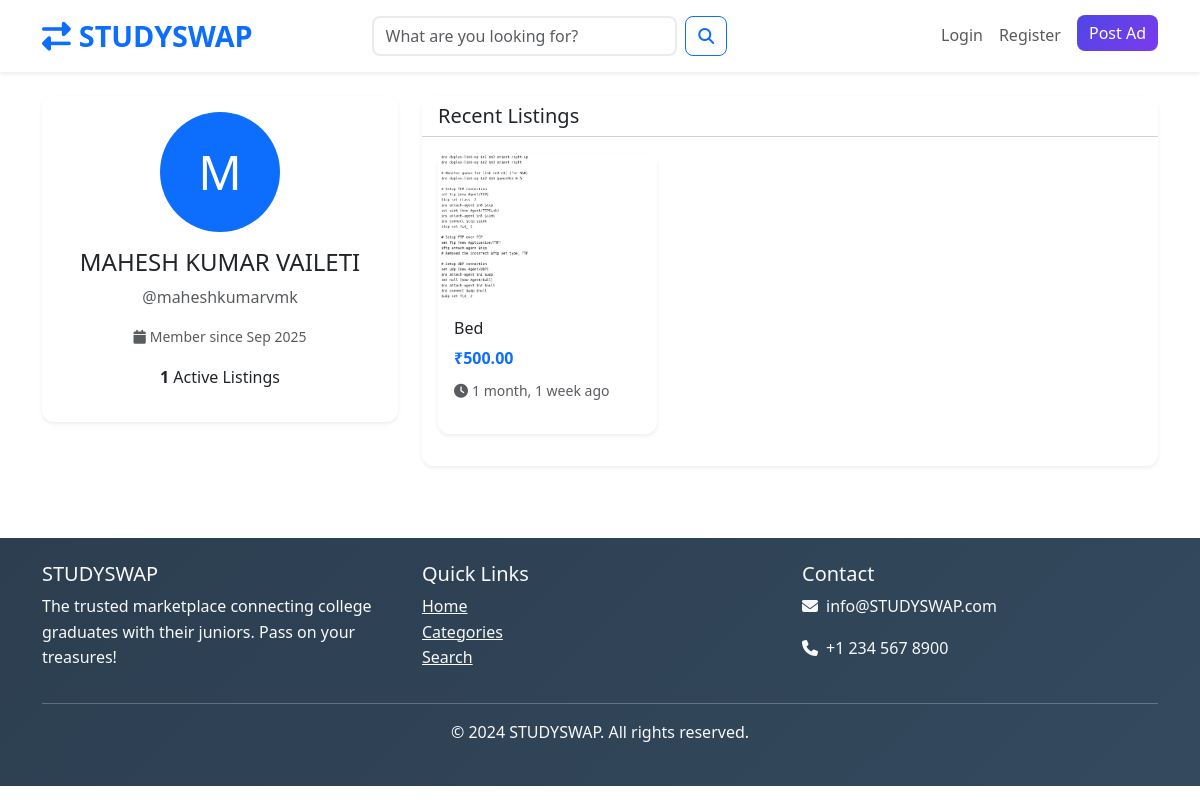
The app's page /accounts/profile/maheshkumarvmk/ with its own data.
### accounts/models.py (models this page shows, shortened)
class UserProfile(models.Model):
    GRADUATION_STATUS_CHOICES = [
        ('current', 'Current Student'),
        ('recent', 'Recent Graduate (0-2 years)'),
        ('alumni', 'Alumni (2+ years)'),
    ]
    user = models.OneToOneField(User, on_delete=models.CASCADE, related_name='profile')
    phone = models.CharField(max_length=15, blank=True)
    address = models.TextField(blank=True)
    city = models.CharField(max_length=100, blank=True)
    state = models.CharField(max_length=100, blank=True)
    country = models.CharField(max_length=100, blank=True)
    postal_code = models.CharField(max_length=10, blank=True)
    profile_image = models.ImageField(upload_to='profiles/', blank=True, null=True)
    date_of_birth = models.DateField(blank=True, null=True)
    is_verified = models.BooleanField(default=False)
    college_name = models.CharField(max_length=200, blank=True, help_text="Name of your college/university")
    graduation_year = models.PositiveIntegerField(blank=True, null=True, help_text="Year of graduation")
    course = models.CharField(max_length=100, blank=True, help_text="Your course/degree (e.g., B.Tech CSE, MBA, etc.)")
    graduation_status = models.CharField(max_length=20, choices=GRADUATION_STATUS_CHOICES, default='current')
    created_at = models.DateTimeField(auto_now_add=True)
    updated_at = models.DateTimeField(auto_now=True)
    @property
    def full_name(self):
        return f"{self.user.first_name} {self.user.last_name}".strip() or self.user.username

### products/models.py (models this page shows, shortened)
class Product(models.Model):
    CONDITION_CHOICES = [
        ('new', 'New'),
        ('like_new', 'Like New'),
        ('good', 'Good'),
        ('fair', 'Fair'),
        ('poor', 'Poor'),
    ]
    STATUS_CHOICES = [
        ('active', 'Active'),
        ('sold', 'Sold'),
        ('inactive', 'Inactive'),
    ]
    title = models.CharField(max_length=200)
    slug = models.SlugField(max_length=200, unique=True, blank=True)
    description = models.TextField()
    price = models.DecimalField(max_digits=10, decimal_places=2)
    category = models.ForeignKey(Category, on_delete=models.CASCADE, related_name='products')
    condition = models.CharField(max_length=20, choices=CONDITION_CHOICES, default='good')
    seller = models.ForeignKey(User, on_delete=models.CASCADE, related_name='products')
    status = models.CharField(max_length=20, choices=STATUS_CHOICES, default='active')
    city = models.CharField(max_length=100)
    state = models.CharField(max_length=100, blank=True)
    country = models.CharField(max_length=100, default='India')
    brand = models.CharField(max_length=100, blank=True)
    model = models.CharField(max_length=100, blank=True)
    is_negotiable = models.BooleanField(default=True)
    is_featured = models.BooleanField(default=False)
    created_at = models.DateTimeField(auto_now_add=True)
    updated_at = models.DateTimeField(auto_now=True)
    views_count = models.PositiveIntegerField(default=0)
    class Meta:
        ordering = ['-created_at']
        indexes = [
            models.Index(fields=['-created_at']),
            models.Index(fields=['status']),
            models.Index(fields=['category']),
            models.Index(fields=['city']),
        ]
    def get_absolute_url(self):
        return reverse('products:product_detail', kwargs={'slug': self.slug})
    @property
    def main_image(self):
        image = self.images.first()
        return image.image.url if image else None

class ProductImage(models.Model):
    product = models.ForeignKey(Product, on_delete=models.CASCADE, related_name='images')
    image = models.ImageField(upload_to='products/')
    alt_text = models.CharField(max_length=200, blank=True)
    is_primary = models.BooleanField(default=False)
    created_at = models.DateTimeField(auto_now_add=True)
    class Meta:
        ordering = ['-is_primary', 'created_at']

### accounts/views.py (the view)
# urls.py: path('profile/<str:username>/', views.PublicProfileView.as_view(), name='public_profile'),
class PublicProfileView(TemplateView):
    template_name = 'accounts/public_profile.html'
    def get_context_data(self, **kwargs):
        context = super().get_context_data(**kwargs)
        user = get_object_or_404(User, username=kwargs['username'])
        context['profile_user'] = user
        context['profile'] = user.profile
        context['products'] = Product.objects.filter(
            seller=user,
            status='active'
        ).order_by('-created_at')[:10]
        context['products_count'] = Product.objects.filter(
            seller=user,
            status='active'
        ).count()
        return context

### templates/accounts/public_profile.html (shortened to what this page needs)
{% extends 'base.html' %}
{% block content %}
<div class="container py-4">
    <div class="row">
        <div class="col-md-4 mb-4">
            <div class="card border-0 shadow-sm">
                <div class="card-body text-center">
                    {% if profile.profile_image %}
                        <img src="{{ profile.profile_image.url }}"
                             class="rounded-circle mb-3" width="120" height="120" style="object-fit: cover;">
                    {% else %}
                        <div class="bg-primary text-white rounded-circle d-flex align-items-center justify-content-center mx-auto mb-3"
                             style="width: 120px; height: 120px; font-size: 3rem;">
                            {{ profile_user.first_name|first|default:profile_user.username|first }}
                        </div>
                    {% endif %}
                    <h4>{{ profile.full_name }}</h4>
                    <p class="text-muted">@{{ profile_user.username }}</p>
                    <p class="text-muted small">
                        <i class="fas fa-calendar me-1"></i>Member since {{ profile_user.date_joined|date:"M Y" }}
                    </p>
                    <div class="mt-3">
                        <p><strong>{{ products_count }}</strong> Active Listings</p>
                    </div>
                </div>
            </div>
        </div>
        <div class="col-md-8">
            <div class="card border-0 shadow-sm">
                <div class="card-header bg-white d-flex justify-content-between align-items-center">
                    <h5 class="mb-0">Recent Listings</h5>
                </div>
                <div class="card-body">
                    {% if products %}
                        <div class="row">
                            {% for product in products %}
                                <div class="col-md-6 col-lg-4 mb-3">
                                    <div class="card border-0 shadow-sm h-100">
                                        <a href="{{ product.get_absolute_url }}" class="text-decoration-none">
                                            {% if product.main_image %}
                                                <img src="{{ product.main_image }}" alt="{{ product.title }}"
                                                     class="card-img-top" style="height: 150px; object-fit: cover;">
                                            {% else %}
                                                <div class="card-img-top bg-light d-flex align-items-center justify-content-center"
                                                     style="height: 150px;">
                                                    <i class="fas fa-image text-muted" style="font-size: 2rem;"></i>
                                                </div>
                                            {% endif %}
                                            <div class="card-body p-3">
                                                <h6 class="card-title text-dark">{{ product.title|truncatechars:40 }}</h6>
                                                <p class="text-primary fw-bold mb-2">₹{{ product.price }}</p>
                                                <p class="text-muted small">
                                                    <i class="fas fa-clock me-1"></i>{{ product.created_at|timesince }} ago
                                                </p>
                                            </div>
                                        </a>
                                    </div>
                                </div>
                            {% endfor %}
                        </div>
                    {% else %}
                        <div class="text-center py-4">
                            <i class="fas fa-box-open text-muted" style="font-size: 3rem;"></i>
                            <h5 class="mt-3 text-muted">No listings yet</h5>
                            <p class="text-muted">This user hasn't posted any items for sale.</p>
                        </div>
                    {% endif %}
                </div>
            </div>
        </div>
    </div>
</div>
{% endblock %}

### static/css/style.css (style rules this page uses)
body { font-family: "Segoe UI", Tahoma, Geneva, Verdana, sans-serif; line-height: 1.6; color: #333; }
.card { transition: all 0.3s ease; border-radius: 12px; }

### records on screen
UserProfile: full_name "MAHESH KUMAR VAILETI"
Product: main_image (picture), title "Bed", price "500.00", created_at "1 month, 1 week"

### other values on screen
{{ profile_user.first_name|first|default:profile_user.username|first }} "M"
{{ profile_user.username }} "maheshkumarvmk"
{{ profile_user.date_joined|date:"M Y" }} "Sep 2025"
{{ products_count }} "1"
